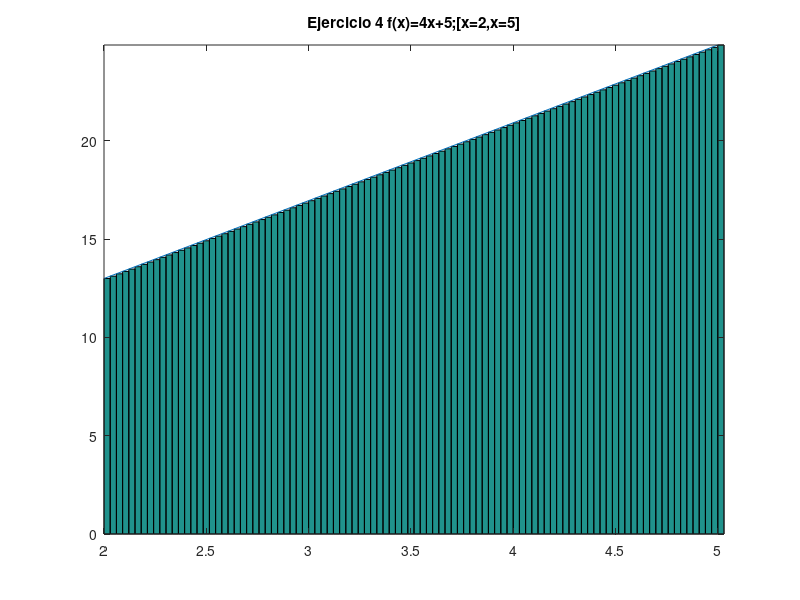

MATLAB code to generate this figure:
% Octave Script
% Title			:Sumatoria de Riemann_supeiores_e_inferiores.
% Description		:Script para desarrrollar el ejericio 4 de la actividad Sumatoria de Riemann_supeiores_e_inferiores.
% Author		:Luis Gerardo Cardozo Carranza (Gerard_CRS) luiscardozo161002@gmail.com
% Date			:20210429
% sion		        :1
% Usage			:octave> /path/Sumatoria de Riemann_supeiores_e_inferiores_Luis Gerardo Cardozo Carranza_3202
% Notes			:Requiere aplicacion octave usar en consola preferentemente. 

% Sumatoria de Riemann_supeiores_e_inferiores Ejercicio 4 f(x)=4x+5;[x=2,x=5]
%Limpiar variables.
%limpia la pantalla y las variables.
clc, clear
%define los intervalos y el numero de rectangulos.
a = 2;
b = 5;
n = 100;
%determina la longitud de la base o el incremento de x.
base = (b-a)/n;
%definicion de la funcion.
x =a:base:(b-base);
%y esta representada por la variable altura
altura=(4*x)+5;
%calcula el valor de cada uno de los rectangulos.
area = base*altura;
%estable    la    linea   que   forma  la funcion
x2 = linspace(2,5,100);
y2 = (4*x)+5;
%inicio del  intervalo, fin del intervalo, numero 
%de rectangulos.
xa = linspace(2,5,100);
yab =(4*x)+5;

%dibuja una  grafica de barras una a lado de otra 
%sin espacios
g = bar(xa,yab,'histc');

%permite continuar  graficando  despues de que ya 
%exista un grafica trazada
hold on

%Grafica la funcion
plot(x2,y2);

%Asigna un nombre a la grafica 
title("Ejercicio 4 f(x)=4x+5;[x=2,x=5]");

%ajusta la grafica a los datos.
axis tight
